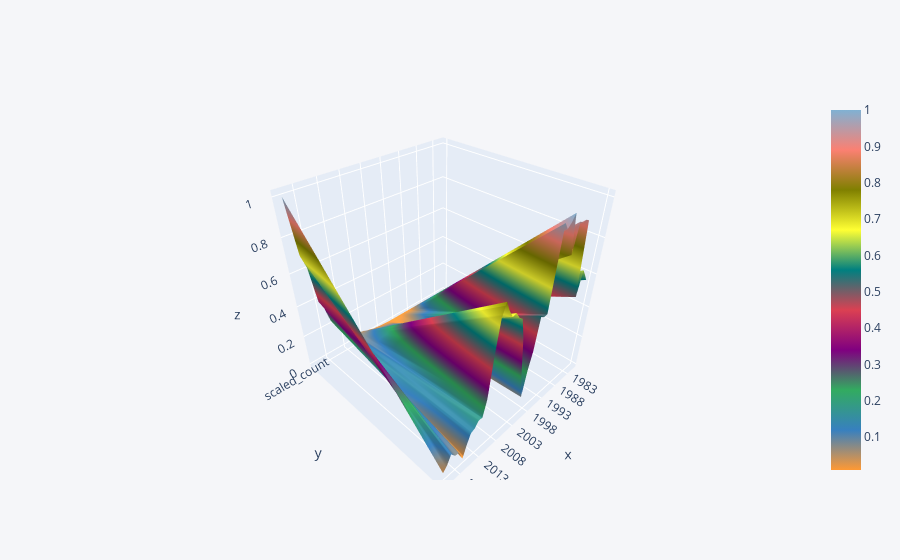

The code cell stored with this chart in its notebook:
### Code cell
dataset.iplot('surface')

### Figure 1 — Plotly figure (JSON) as saved in the notebook; plotly's stock layout.template omitted (floating-point values rounded to 4 significant figures)
{"data": [{"colorscale": [[0, "rgb(255, 153, 51)"], [0.1111, "rgb(55, 128, 191)"], [0.2222, "rgb(50, 171, 96)"], [0.3333, "rgb(128, 0, 128)"], [0.4444, "rgb(219, 64, 82)"], [0.5556, "rgb(0, 128, 128)"], [0.6667, "rgb(255, 255, 51)"], [0.7778, "rgb(128, 128, 0)"], [0.8889, "rgb(251, 128, 114)"], [1, "rgb(128, 177, 211)"]], "type": "surface", "x": ["1971", "1972", "1973", "1974", "1975", "1976", "1978", "1979", "1981", "1982", "1983", "1984", "1985", "1986", "1987", "1988", "1989", "1990", "1991", "1992", "1993", "1994", "1995", "1996", "1997", "1998", "1999", "2000", "2001", "2002", "2003", "2004", "2005", "2006", "2007", "2008", "2009", "2010", "2011", "2012", "2013", "2014", "2015", "2016", "2017", "2018", "2019", "2020", "2021"], "y": ["scaled_count", "scaled_pct"], "z": [[null, null, null, null, null, null, null, null, 0.01, 0.01, 0.01, 0.01, 0.01, 0.01, 0.01001, 0.01001, 0.01001, 0.01002, 0.01003, 0.01004, 0.01005, 0.01007, 0.0101, 0.01013, 0.01018, 0.01022, 0.01038, 0.01062, 0.01174, 0.01302, 0.01543, 0.01889, 0.02035, 0.03034, 0.03496, 0.04604, 0.05114, 0.06361, 0.07768, 0.1048, 0.1309, 0.1623, 0.1942, 0.2369, 0.3392, 0.393, 0.6132, 0.6925, 1], [null, null, null, null, null, null, null, null, 0.5656, 0.6058, 0.6436, 0.4998, 0.9229, 0.934, 0.9317, 0.9426, 0.7903, 1.0, 0.9658, 0.9445, 0.9809, 0.5322, 0.5288, 0.5507, 0.3499, 0.2431, 0.08045, 0.265, 0.4957, 0.6175, 0.6374, 0.6754, 0.6693, 0.713, 0.7714, 0.7043, 0.5198, 0.2812, 0.1834, 0.1846, 0.1528, 0.1412, 0.08111, 0.01, 0.07571, 0.08002, 0.1152, 0.06233, 0.032]]}], "layout": {"legend": {"bgcolor": "#F5F6F9", "font": {"color": "#4D5663"}}, "paper_bgcolor": "#F5F6F9", "plot_bgcolor": "#F5F6F9", "title": {"font": {"color": "#4D5663"}}, "xaxis": {"gridcolor": "#E1E5ED", "showgrid": true, "tickfont": {"color": "#4D5663"}, "title": {"font": {"color": "#4D5663"}, "text": ""}, "zerolinecolor": "#E1E5ED"}, "yaxis": {"gridcolor": "#E1E5ED", "showgrid": true, "tickfont": {"color": "#4D5663"}, "title": {"font": {"color": "#4D5663"}, "text": ""}, "zerolinecolor": "#E1E5ED"}}}
